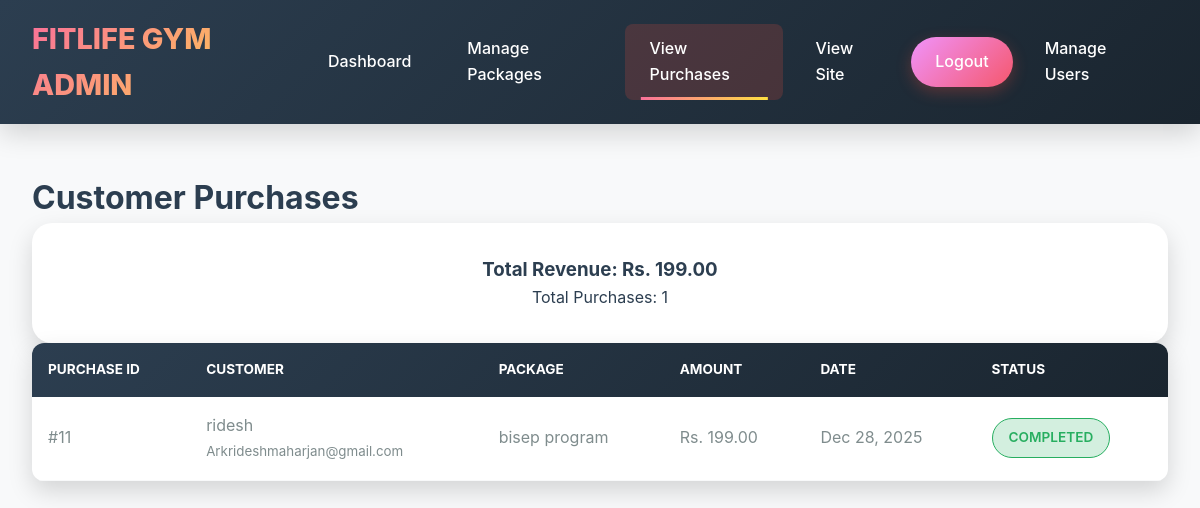
Before: /admin/view-purchases.php (signed in) with the older database file.
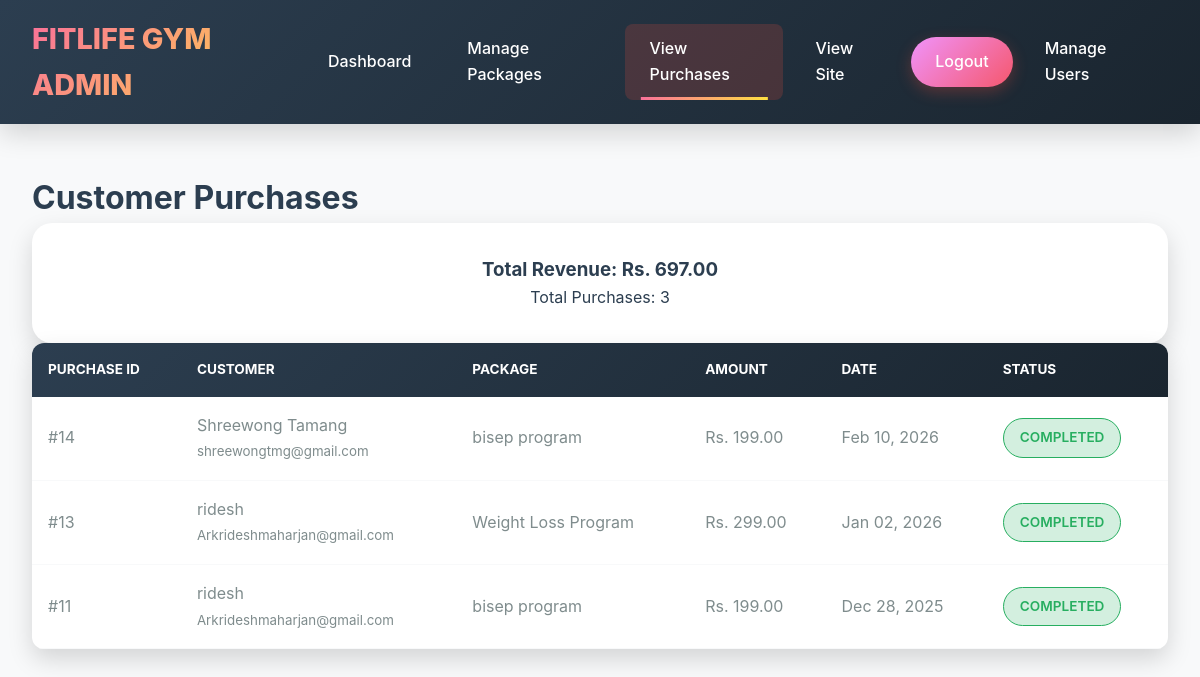
After: the same page with the newer database file.
### tables this page shows
CREATE TABLE `purchases` (
  `id` int(11) NOT NULL,
  `user_id` int(11) NOT NULL,
  `package_id` int(11) NOT NULL,
  `purchase_date` timestamp NOT NULL DEFAULT current_timestamp(),
  `amount` decimal(10,2) NOT NULL,
  `status` enum('pending','completed') DEFAULT 'completed',
  `is_active` tinyint(1) DEFAULT 1,
  `deleted_at` timestamp NULL DEFAULT NULL
);

CREATE TABLE `users` (
  `id` int(11) NOT NULL,
  `full_name` varchar(100) NOT NULL,
  `email` varchar(100) NOT NULL,
  `phone` varchar(15) DEFAULT NULL,
  `password` varchar(255) NOT NULL,
  `created_at` timestamp NOT NULL DEFAULT current_timestamp(),
  `role` enum('user','admin') DEFAULT 'user',
  `created_by` int(11) DEFAULT NULL
);

CREATE TABLE `packages` (
  `id` int(11) NOT NULL,
  `name` varchar(255) NOT NULL,
  `description` text DEFAULT NULL,
  `price` decimal(10,2) NOT NULL,
  `duration` varchar(100) DEFAULT NULL,
  `category` varchar(50) DEFAULT NULL,
  `created_by` int(11) NOT NULL,
  `created_at` timestamp NOT NULL DEFAULT current_timestamp()
);

### admin/view-purchases.php (the view, shortened to what this page needs)
<?php
require_once '../includes/database.php';
$stmt = $pdo->query("
    SELECT p.*, u.full_name as customer_name, u.email,
           pk.name as package_name, pk.price,
           CASE WHEN p.is_active = 1 THEN 'active' ELSE 'removed' END as display_status
    FROM purchases p
    JOIN users u ON p.user_id = u.id
    JOIN packages pk ON p.package_id = pk.id
    ORDER BY p.purchase_date DESC
");
$purchases = $stmt->fetchAll();
$revenue_stmt = $pdo->query("SELECT SUM(amount) as total FROM purchases WHERE status = 'completed'");
$revenue = $revenue_stmt->fetch()['total'] ?? 0;
?>
<!DOCTYPE html>
<html>
<head>
    <link rel="stylesheet" href="../css/style.css">
</head>
<body>
    <?php include 'admin-nav.php'; ?>
    <div class="manage-container">
        <h1>Customer Purchases</h1>
        <div class="stats-card">
            <h3>Total Revenue: Rs. <?php echo number_format($revenue, 2); ?></h3>
            <p>Total Purchases: <?php echo count($purchases); ?></p>
        </div>
        <div class="purchases-table">
            <?php if (empty($purchases)): ?>
                <p>No purchases yet.</p>
            <?php else: ?>
                <table>
                    <thead>
                        <tr>
                            <th>Purchase ID</th>
                            <th>Customer</th>
                            <th>Package</th>
                            <th>Amount</th>
                            <th>Date</th>
                            <th>Status</th>
                        </tr>
                    </thead>
                    <tbody>
                        <?php foreach ($purchases as $purchase): ?>
                        <tr>
                            <td>#<?php echo $purchase['id']; ?></td>
                            <td>
                                <?php echo htmlspecialchars($purchase['customer_name']); ?><br>
                                <small><?php echo htmlspecialchars($purchase['email']); ?></small>
                            </td>
                            <td><?php echo htmlspecialchars($purchase['package_name']); ?></td>
                            <td>Rs. <?php echo number_format($purchase['amount'], 2); ?></td>
                            <td><?php echo date('M d, Y', strtotime($purchase['purchase_date'])); ?></td>
                            <td>
                                <span class="status-badge <?php echo $purchase['status']; ?>">
                                    <?php echo $purchase['status']; ?>
                                </span>
                            </td>
                        </tr>
                        <?php endforeach; ?>
                    </tbody>
                </table>
            <?php endif; ?>
        </div>
    </div>
</body>
</html>

### admin/admin-nav.php
<nav class="admin-nav">
    <div class="logo">FitLife Gym Admin</div>
    <div class="nav-links">
        <?php
        $current_page = basename($_SERVER['PHP_SELF']);
        ?>
        <a href="dashboard.php" class="<?php echo $current_page == 'dashboard.php' ? 'active' : ''; ?>">Dashboard</a>
        <a href="manage-packages.php" class="<?php echo $current_page == 'manage-packages.php' ? 'active' : ''; ?>">Manage Packages</a>
        <a href="view-purchases.php" class="<?php echo $current_page == 'view-purchases.php' ? 'active' : ''; ?>">View Purchases</a>
        <a href="../index.php">View Site</a>
        <a href="../user/logout.php" class="logout-btn">Logout</a>
        <a href="manage-users.php" class="<?php echo $current_page == 'manage-users.php' ? 'active' : ''; ?>">Manage Users</a>
    </div>
</nav>

### css/style.css (style rules this page uses)
:root { --primary: #e74c3c; --primary-dark: #c0392b; --primary-light: #f1948a; --secondary: #2c3e50; --secondary-light: #34495e; --accent-green: #27ae60; --accent-blue: #3498db; --accent-gold: #f39c12; --white: #ffffff; --light: #f8f9fa; --gray: #95a5a6; --dark-gray: #7f8c8d; --gradient-primary: linear-gradient(135deg, #667eea 0%, #764ba2 100%); --gradient-fire: linear-gradient(135deg, #fa709a 0%, #fee140 100%); --gradient-sunset: linear-gradient(135deg, #f093fb 0%, #f5576c 100%); --gradient-ocean: linear-gradient(135deg, #4facfe 0%, #00f2fe 100%); --gradient-dark: linear-gradient(135deg, #2c3e50 0%, #1a252f 100%); --shadow: 0 4px 6px rgba(0,0,0,0.1); --shadow-lg: 0 10px 25px rgba(0,0,0,0.15); --shadow-xl: 0 20px 40px rgba(0,0,0,0.2); --radius: 8px; --radius-lg: 12px; --radius-xl: 20px; --radius-full: 9999px; --transition: 0.3s ease; }
* { margin: 0; padding: 0; box-sizing: border-box; }
html { scroll-behavior: smooth; }
body { font-family: 'Inter', -apple-system, sans-serif; line-height: 1.6; color: var(--secondary); background: var(--light); overflow-x: hidden; }
nav, .admin-nav, .user-nav { background: var(--gradient-dark); color: var(--white); padding: 1rem 2rem; position: sticky; top: 0; z-index: 1000; box-shadow: var(--shadow-lg); display: flex; justify-content: space-between; align-items: center; animation: slideDown 0.5s ease; }
.logo { font-size: 1.8rem; font-weight: 800; background: var(--gradient-fire); -webkit-background-clip: text; -webkit-text-fill-color: transparent; background-clip: text; text-transform: uppercase; cursor: pointer; transition: var(--transition); }
.nav-links { display: flex; gap: 0.5rem; align-items: center; }
.nav-links a { color: var(--white); text-decoration: none; padding: 0.75rem 1.5rem; border-radius: var(--radius); font-weight: 500; position: relative; transition: var(--transition); }
.nav-links a::before { content: ''; position: absolute; bottom: 0; left: 50%; width: 0; height: 3px; background: var(--gradient-fire); transform: translateX(-50%); transition: var(--transition); }
.nav-links a:hover::before, .nav-links a.active::before { width: 80%; }
.nav-links a.active { background: rgba(231, 76, 60, 0.2); }
.logout-btn { background: var(--gradient-sunset) !important; border-radius: var(--radius-full) !important; box-shadow: 0 5px 15px rgba(231, 76, 60, 0.3); }
.admin-dashboard, .dashboard-container, .manage-container, .my-packages-container { padding: 3rem 2rem; max-width: 1400px; margin: 0 auto; min-height: 100vh; }
.stat-card, .stats-card { background: var(--white); padding: 2rem; border-radius: var(--radius-xl); box-shadow: var(--shadow-lg); text-align: center; transition: var(--transition); }
.data-table, .user-table, table { width: 100%; border-collapse: collapse; background: var(--white); border-radius: var(--radius-lg); overflow: hidden; box-shadow: var(--shadow-lg); }
.data-table thead, .user-table thead, table thead { background: var(--gradient-dark); color: var(--white); }
.data-table th, .user-table th, table th { padding: 1rem; text-align: left; font-weight: 700; text-transform: uppercase; font-size: 0.85rem; }
.data-table td, .user-table td, table td { padding: 1rem; border-bottom: 1px solid var(--light); color: var(--dark-gray); }
.status-badge, .category-badge { padding: 0.5rem 1rem; border-radius: var(--radius-full); font-size: 0.85rem; font-weight: 600; display: inline-block; text-transform: uppercase; }
.status-badge.completed, .status-active { background: rgba(39, 174, 96, 0.2); color: var(--accent-green); border: 1px solid var(--accent-green); }

Changed rows visible on the page:
added purchases: id "14", user.full_name "Shreewong Tamang", user.email "shreewongtmg@gmail.com", package.name "bisep program", amount "199.00", purchase_date "Feb 10, 2026", status "COMPLETED"
added purchases: id "13", user.full_name "ridesh", user.email "Arkrideshmaharjan@gmail.com", package.name "Weight Loss Program", amount "299.00", purchase_date "Jan 02, 2026", status "COMPLETED"
Other visible differences:
$revenue: "199.00" → "697.00"
count($purchases): "1" → "3"
